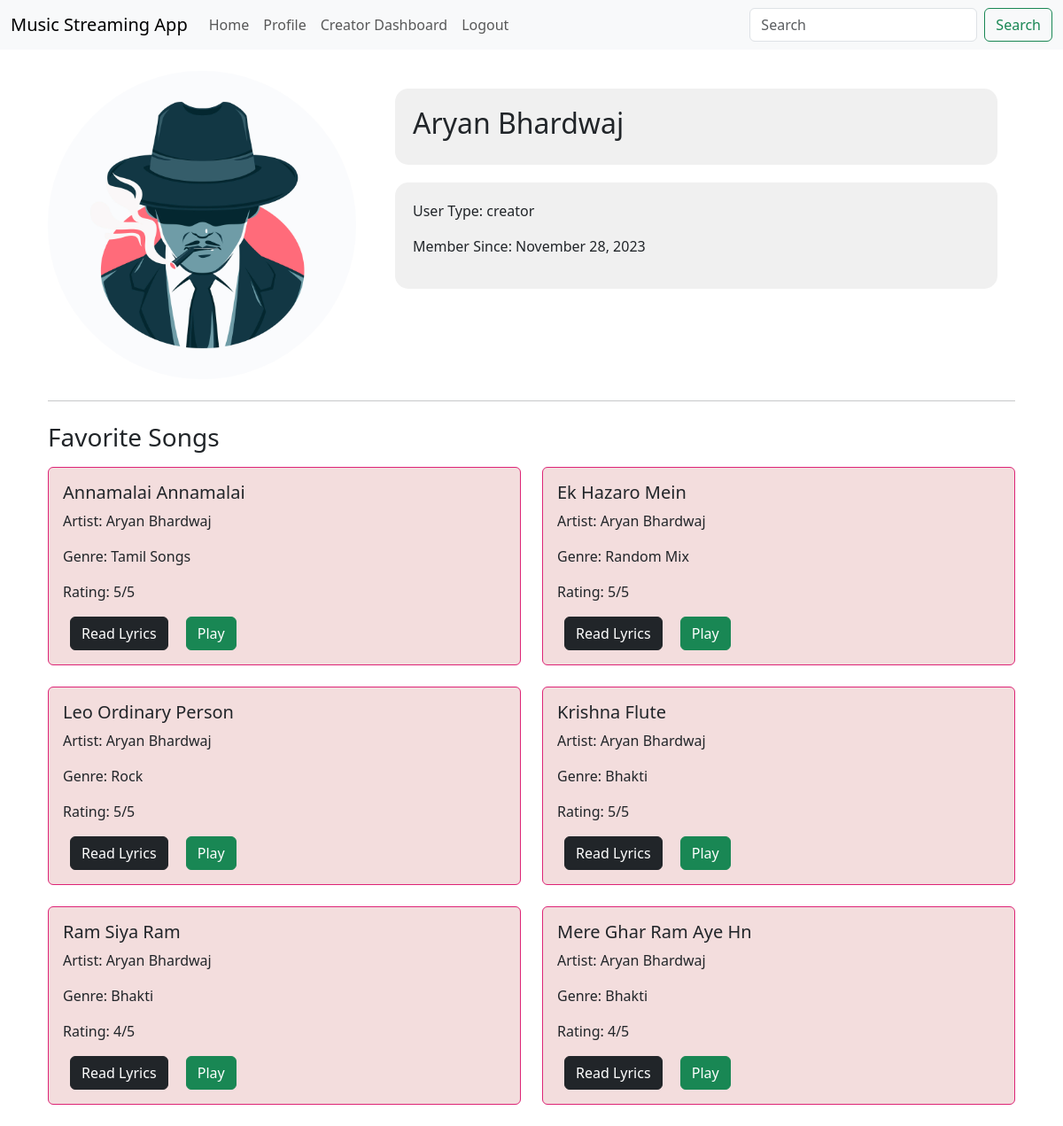
The app's page /profile (signed in) with its own data.
### website/models.py (models this page shows)
class User(db.Model, UserMixin):
    __tablename__ = 'user'
    id = db.Column(db.Integer, primary_key=True, autoincrement=True)
    firstname = db.Column(db.String(80), nullable=False)
    lastname = db.Column(db.String(80), nullable=False)
    email = db.Column(db.String(120), unique=True, nullable=False)
    password = db.Column(db.String(256), nullable=False)
    user_type = db.Column(db.String(80), nullable=False)
    is_blacklisted = db.Column(db.Boolean, default=False)
    registration_date = db.Column(
        db.DateTime(timezone=True), default=func.now())
    songs = relationship('Song', back_populates='artist', lazy=True)
    albums = relationship('Album', back_populates='artist', lazy=True)
    ratings = relationship('Rating', back_populates='user', lazy=True)

class Rating(db.Model):
    id = db.Column(db.Integer, primary_key=True, autoincrement=True)
    value = db.Column(db.Integer, nullable=False)
    user_id = db.Column(db.Integer, db.ForeignKey('user.id'), nullable=False)
    song_id = db.Column(db.Integer, db.ForeignKey('song.id'), nullable=False)
    user = db.relationship('User', back_populates='ratings')
    song = db.relationship('Song', back_populates='ratings')

class Song(db.Model):
    __tablename__ = 'song'
    id = db.Column(db.Integer, primary_key=True, autoincrement=True)
    title = db.Column(db.String(255), nullable=False)
    artist_id = db.Column(db.Integer, db.ForeignKey('user.id'), nullable=False)
    release_date = db.Column(db.Date, nullable=False)
    genre = db.Column(db.String(50), nullable=False)
    album_id = db.Column(db.Integer, db.ForeignKey('album.id'))
    file_path = db.Column(db.String(255), nullable=False)
    lyrics = db.Column(db.Text)
    upload_date = db.Column(db.DateTime(timezone=True), default=func.now())
    playlists = relationship('Playlist', secondary='playlist_songs', back_populates='songs', lazy=True)
    ratings = relationship('Rating', back_populates='song', lazy=True)
    album = db.relationship('Album',secondary='album_songs', back_populates='songs', lazy=True)
    artist = db.relationship('User', back_populates='songs', lazy=True)
    is_flagged = db.Column(db.Boolean, default=False)

### website/controllers.py (the view)
@controllers.route('/profile')
@login_required
def profile():
    favorite_ratings = Rating.query.filter_by(
        user_id=current_user.id).order_by(Rating.value.desc()).all()
    print(type(favorite_ratings))
    return render_template('profile.html', user=current_user, favorite_ratings=favorite_ratings)

### website/__init__.py (called while the page is built)
def create_app():
    app = Flask(__name__)
    app.config['SECRET_KEY'] = 'sjhfsdfkisjfdisnmf'
    app.config['SQLALCHEMY_DATABASE_URI'] = f'sqlite:///{DATABASE_NAME}'
    db.init_app(app)
    from .controllers import controllers
    from .auth import auth
    from .models import User
    app.register_blueprint(controllers, url_prefix='/')
    app.register_blueprint(auth, url_prefix='/')
    if not path.exists('instance/' + DATABASE_NAME):
        with app.app_context():
            db.create_all()
    login_manager = LoginManager()
    login_manager.login_view = 'auth.login'
    login_manager.init_app(app)
    @login_manager.user_loader
    def load_user(id):
        return User.query.get(int(id))
    return app

### website/templates/profile.html (shortened to what this page needs)
{% extends 'base.html' %}
{% block content %}
    <div class="container mt-4">
        <div class="row">
            <div class="col-md-4">
                <img src="/static/3551739.jpg" class="img-fluid rounded-circle" alt="Profile Image">
            </div>
            <div class="col-md-8">
                <div class="rounded-div">
                    <h2>{{ user.firstname }} {{ user.lastname }}</h2>
                </div>
                <div class="rounded-div">
                    <p>User Type: {{ user.user_type }}</p>
                    <p>Member Since: {{ user.registration_date.strftime('%B %d, %Y') }}</p>
                </div>
            </div>
        </div>
        <hr class="my-4">
        <h3 class="mb-3">Favorite Songs</h3>
        <div class="row">
            {% if favorite_ratings %}
                {% for rating in favorite_ratings %}
                    <div class="col-md-6">
                        <div class="card mb-4">
                            <div class="card-body">
                                <h5 class="card-title">{{ rating.song.title }}</h5>
                                <p class="card-text">Artist: {{ rating.song.artist.firstname }} {{ rating.song.artist.lastname }}</p>
                                <p class="card-text">Genre: {{ rating.song.genre }}</p>
                                <p class="card-text">Rating: {{ rating.value }}/5</p>
                                <a href="{{ url_for('controllers.read_lyrics', song_id=rating.song.id) }}" class="btn btn-dark mx-2">Read Lyrics</a>
                                <a href="{{ url_for('controllers.play_song', song_id=rating.song.id) }}" class="btn btn-success mx-2">Play</a>
                            </div>
                        </div>
                    </div>
                {% endfor %}
            {% else %}
                <div class="col-md-12 text-center">
                    <br>
                    <h5>No favorite songs found.</h5>
                </div>
            {% endif %}
        </div>
    </div>
{% endblock content %}

### website/templates/base.html (style rules this page uses)
.rounded-div { border-radius: 15px; padding: 20px; background-color: #f0f0f0; margin: 20px; }
.card { background: rgba(175, 42, 42, 0.158); border: 1px solid #dd2476; margin-bottom: 2rem; }

### records on screen
User: firstname "Aryan", lastname "Bhardwaj", user_type "creator", registration_date "November 28, 2023"
Rating: song "Annamalai Annamalai", song.artist.firstname "Aryan", song.artist.lastname "Bhardwaj", song.genre "Tamil Songs", value "5"
Rating: song "Ek Hazaro Mein", song.artist.firstname "Aryan", song.artist.lastname "Bhardwaj", song.genre "Random Mix", value "5"
Rating: song "Leo Ordinary Person", song.artist.firstname "Aryan", song.artist.lastname "Bhardwaj", song.genre "Rock", value "5"
Rating: song "Krishna Flute", song.artist.firstname "Aryan", song.artist.lastname "Bhardwaj", song.genre "Bhakti", value "5"
Rating: song "Ram Siya Ram", song.artist.firstname "Aryan", song.artist.lastname "Bhardwaj", song.genre "Bhakti", value "4"
Rating: song "Mere Ghar Ram Aye Hn", song.artist.firstname "Aryan", song.artist.lastname "Bhardwaj", song.genre "Bhakti", value "4"
